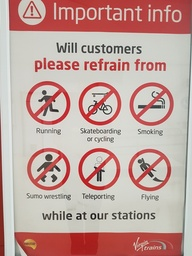
#> input picture homework1/input/ex8_input.jpg, 192 x 256 px, shrunk from 756 x 1008 before the run, found by its file name
$ python ex8.py
#> lines starting #> are read from the running program, lines starting #| are printed output that depends on the picture; after the words box and inside, x2 and y2 are one past the last pixel; in counts of white or black regions, pixels touching at a corner belong together
### homework1/ex6.py
import cv2
import numpy as np
import os
import math
from ex1 import convolution
os.chdir('C:\\Projects\\ITS8030\\homework1')
"""
Task 6: Edge Detection
"""
def sobel_image(image):
    print('Sobel image started..')
    image = cv2.cvtColor(image, cv2.COLOR_BGR2GRAY)

    kernel_x = np.array([[-1, 0, 1], [-2, 0, 2], [-1, 0, 1]])
    image_x = convolution(image, kernel_x, False)
    kernel_y = np.array([[-1, -2, -1], [0, 0, 0], [1, 2, 1]])
    image_y = convolution(image, kernel_y, False)

    image_x /= 8
    image_y /= 8

    magnitude = np.hypot(image_x, image_y)
    orientation = np.arctan(image_y / image_x) * 128
    nans = np.isnan(orientation)
    orientation[nans] = 0
    return magnitude, orientation

# Use
# [5 lines left out: function run, not called in this run]

#run()

### homework1/ex1.py
import cv2
import numpy as np
import os
import math
os.chdir('C:\\Projects\\ITS8030\\homework1')
"""
Task 1: Convolution
"""
def convolution(img_input, kernel, add = False):
    print('Convolution started')
    img_output = np.zeros_like(img_input)
    size = kernel.shape[0]
    pad = math.floor(size / 2)
    img_padded = np.pad(img_input, (pad, pad), 'constant')

    for x in range(img_input.shape[0]):
        for y in range(img_input.shape[1]):
            img_output[x, y] = (kernel * img_padded[x:x+size, y:y+size]).sum()

    if(add):
        img_output += 128
    print('Convolution ended')
    return img_output

# Use
# [5 lines left out: function run, not called in this run]

#run()

### homework1/ex7.py
import cv2
import numpy as np
import os
import math
os.chdir('C:\\Projects\\ITS8030\\homework1')
"""
Task 7: Bilinear Interpolation
"""
def bilinear_interpolation(image, x, y):
    if x < 0 or x > image.shape[1] - 1 or y < 0 or y > image.shape[0] - 1:
        if(len(image.shape) == 3):
            return (255, 255, 255)
        else:
            return 0

    y0 = math.floor(y)
    x0 = math.floor(x)
    x1 = math.ceil(x)
    y1 = math.ceil(y)

    q11 = image[y0][x0]
    q12 = image[y0][x1]
    q21 = image[y1][x0]
    q22 = image[y1][x1]

    wa = (x1-x) * (y1-y)
    wb = (x1-x) * (y-y0)
    wc = (x-x0) * (y1-y)
    wd = (x-x0) * (y-y0)

    return wa*q11 + wb*q12 + wc*q21 + wd*q22

# [22 lines left out: functions rotate_image, run, not called in this run]

#run()

### homework1/ex8.py
import cv2
import numpy as np
import os
import math
from ex6 import sobel_image
from ex7 import bilinear_interpolation
os.chdir('C:\\Projects\\ITS8030\\homework1')
"""
Task 8: Finding edge peaks
"""
def find_peaks_image(image_in, threshold):
    magnitude, orientation = sobel_image(image_in)
    image_width = image_in.shape[0]
    image_height = image_in.shape[1]
    image_out = np.zeros_like(image_in)

    for x in range(0, image_width):
        for y in range(0, image_height):
            theta = orientation[x][y]

            e1x = x + np.cos(theta)
            e1y = y + np.sin(theta)
            e2x = x - np.cos(theta)
            e2y = y - np.sin(theta)

            e1 = bilinear_interpolation(magnitude, e1x, e1y)
            e2 = bilinear_interpolation(magnitude, e2x, e2y)
            e = magnitude[x][y]

            if e >= e1 and e >= e2 and e > threshold:
                image_out[x][y] = 255

    return image_out

def run():
    img_input = cv2.imread('input\\ex8_input.jpg', cv2.IMREAD_COLOR).astype("float32")
    img_result = find_peaks_image(img_input, 40).astype("uint8")
#> in convolution, `img_padded = np.pad(img_input, (pad, pad), 'constant')`:
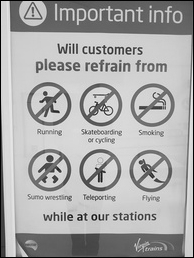
#> img_padded: shape (258, 194) float32; min 0, max 254.2, mean 169.5
#> after the loop in convolution, `for x in range(img_input.shape[0]):`:
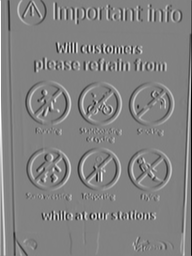
#> img_output: shape (256, 192) float32; min -909.8, max 875.9, mean 1.2; drawn with min black and max white
#> call 2 of convolution, with kernel = array of shape (3, 3), add = False
#> after the loop in convolution (call 2), `for x in range(img_input.shape[0]):`:
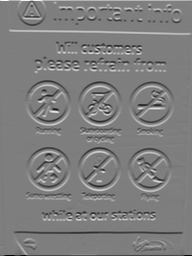
#> img_output: shape (256, 192) float32; min -864.1, max 874.9, mean -0.1; drawn with min black and max white
#> in sobel_image, `magnitude = np.hypot(image_x, image_y)`:
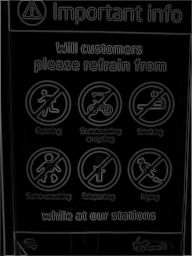
#> magnitude: shape (256, 192) float32; min 0, max 113.7, mean 14.6
#> in sobel_image, `nans = np.isnan(orientation)`:
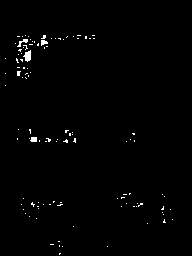
#> nans: shape (256, 192) bool; 0.94% white in thin lines or dots, all inside (x1, y1, x2, y2) = (5, 35, 173, 255)
#> in sobel_image, `orientation[nans] = 0`:
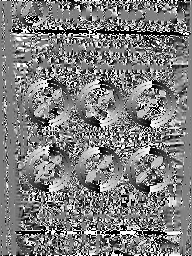
#> orientation: shape (256, 192) float32; min -201.1, max 201.1, mean -1.4; drawn with min black and max white
#> the loop in find_peaks_image, `for x in range(0, image_width):` made 256 passes
#> after the loop in find_peaks_image, `for x in range(0, image_width):`:
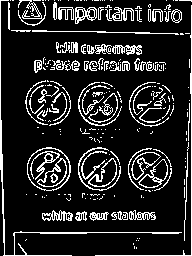
#> image_out: shape (256, 192, 3) float32; 14.9% white in thin lines or dots
#> img_result: shape (256, 192, 3); 14.9% white in thin lines or dots
    cv2.imwrite('output/ex8_output.jpg', img_result)

run()

$ run again, with homework1/input/ex2_input.jpg copied over homework1/input/ex8_input.jpg
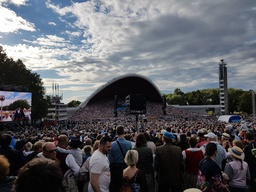
#> input picture homework1/input/ex2_input.jpg, 256 x 192 px, shrunk from 1008 x 756 before the run, found by its file name
#> nans: shape (192, 256) bool; 0.16% white in thin lines or dots, all inside (x1, y1, x2, y2) = (2, 18, 235, 191)
#> in sobel_image, `orientation[nans] = 0`:
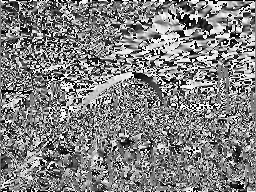
#> orientation: shape (192, 256) float32; min -201.1, max 201.1, mean 2.8; drawn with min black and max white
#> the loop in find_peaks_image, `for x in range(0, image_width):` made 192 passes
#> after the loop in find_peaks_image, `for x in range(0, image_width):`:
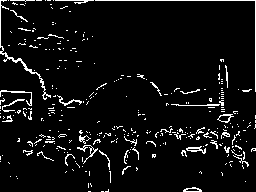
#> image_out: shape (192, 256, 3) float32; 5.9% white in thin lines or dots
#> img_result: shape (192, 256, 3); 5.9% white in thin lines or dots

$ run again, with homework1/input/ex4_input.jpg copied over homework1/input/ex8_input.jpg
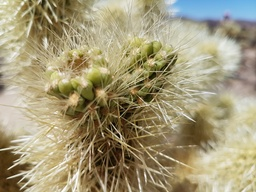
#> input picture homework1/input/ex4_input.jpg, 256 x 192 px, shrunk from 1008 x 756 before the run, found by its file name
#> in sobel_image, `orientation = np.arctan(image_y / image_x) * 128`:
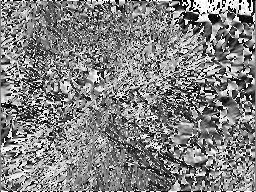
#> orientation: shape (192, 256) float32; min -201.1, max 201.1, mean 3.9; drawn with min black and max white
#> nans: shape (192, 256) bool; every value is 0
#> the loop in find_peaks_image, `for x in range(0, image_width):` made 192 passes
#> after the loop in find_peaks_image, `for x in range(0, image_width):`:
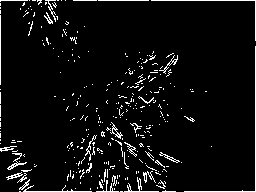
#> image_out: shape (192, 256, 3) float32; 5.3% white in thin lines or dots
#> img_result: shape (192, 256, 3); 5.3% white in thin lines or dots
